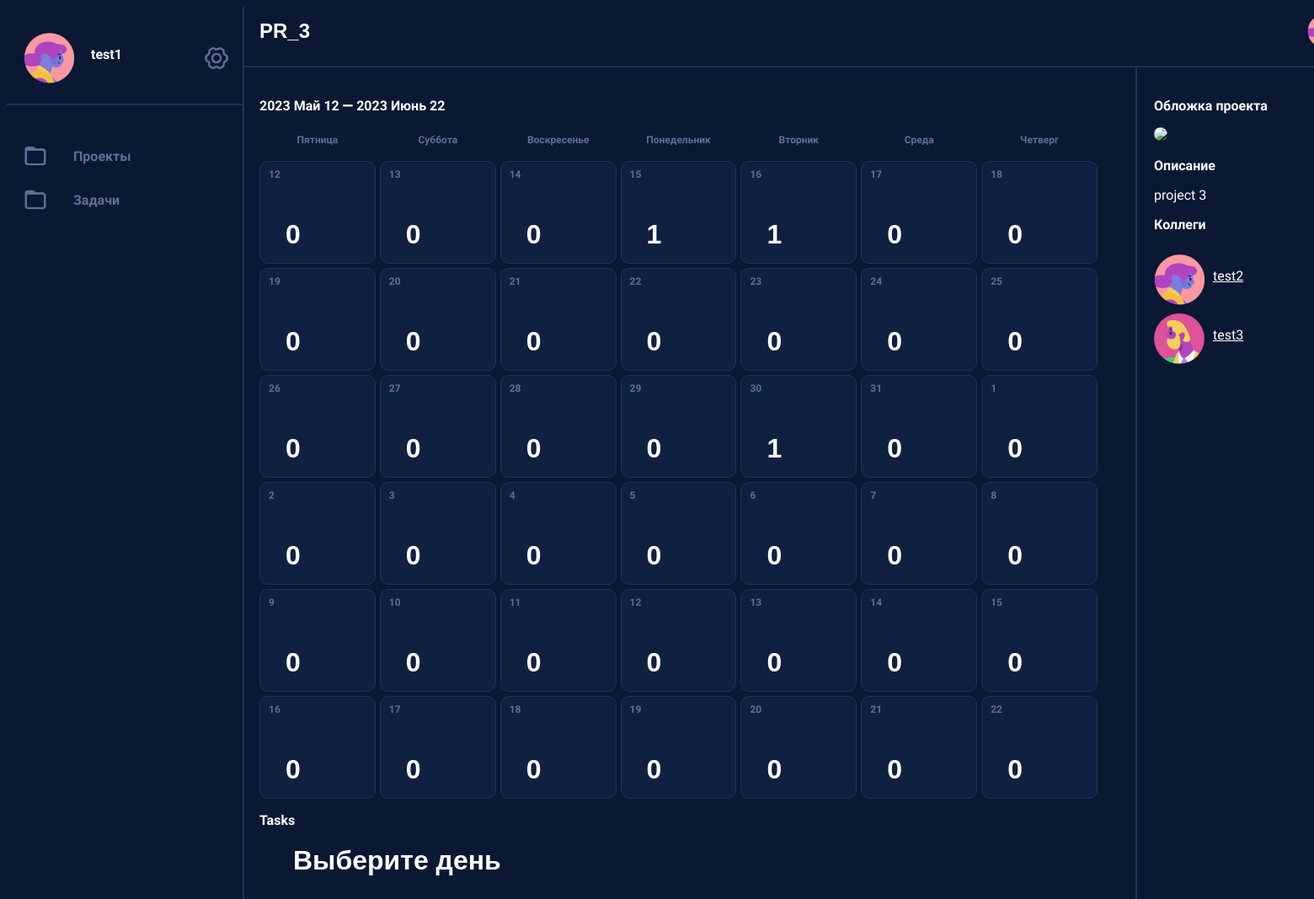
/project_view/3 (signed in), run on the app's committed database.
### data/users.py (models this page shows, shortened)
class User(SqlAlchemyBase, UserMixin, SerializerMixin):
    __tablename__ = 'users'
    id = sqlalchemy.Column(sqlalchemy.Integer, primary_key=True, autoincrement=True)
    login = sqlalchemy.Column(sqlalchemy.String, nullable=True)
    password = sqlalchemy.Column(sqlalchemy.String, nullable=True)
    email = sqlalchemy.Column(sqlalchemy.String, index=True, unique=True, nullable=True)
    phone = sqlalchemy.Column(sqlalchemy.String, index=True, unique=True, nullable=True)
    name = sqlalchemy.Column(sqlalchemy.String, nullable=True)
    birth_date = sqlalchemy.Column(sqlalchemy.DateTime, nullable=True)
    bio = sqlalchemy.Column(sqlalchemy.String, nullable=True)
    projects = sqlalchemy.Column(sqlalchemy.String, nullable=True, default=None)
    tasks = sqlalchemy.Column(sqlalchemy.String, nullable=True, default=None)
    picture = sqlalchemy.Column(sqlalchemy.Integer, nullable=True)

### data/projects.py (models this page shows)
class Project(SqlAlchemyBase, SerializerMixin):
    __tablename__ = 'Project'
    id = sqlalchemy.Column(sqlalchemy.Integer, primary_key=True, autoincrement=True)
    img = sqlalchemy.Column(sqlalchemy.Integer, default=1) #от 1 до 11
    title = sqlalchemy.Column(sqlalchemy.String, default='New Project')
    description = sqlalchemy.Column(sqlalchemy.String, default='')
    tasks = sqlalchemy.Column(sqlalchemy.String, default='') # ID через запятую ( 1, 4, 5 и тд)
    users = sqlalchemy.Column(sqlalchemy.String, nullable=True) # ID юзеров в проекте ( также через запятую )

### services/project_view.py (the view, shortened to what this page needs)
@blueprint.route('/project_view/<int:project_id>', methods=['GET', 'POST'])
def project_view(project_id):
    user_id = flask_login.current_user.id
    db_sess = session.create_session()
    project = db_sess.query(Project).get(project_id)
    user = db_sess.query(User).get(user_id)
    u = project.users.split(', ')
    if str(user_id) not in u:
        return redirect('/profile')
    task_list = {}
    collab_list = []
    tasks, dates = taking_tasks(user_id)
    today = datetime.datetime.now()
    weekday = today.weekday()
    delta_time1 = datetime.timedelta(days=42)
    days = {0: "Понедельник", 1: "Вторник", 2: "Среда", 3: "Четверг", 4: "Пятница", 5: "Суббота", 6: "Воскресенье"}
    months = ["Январь", "Февраль", "Март", "Апрель", "Май", "Июнь", "Июль", "Август", "Сентябрь", "Октябрь", "Ноябрь",
              "Декабрь"]
    print(project.tasks)
    if project.tasks:
        for i in project.tasks.split(', '):
            task = db_sess.query(Tasks).get(int(i))
            end = str(task.end_date).split()[0]
            end_date = datetime.date(int(end.split('-')[0]), int(end.split('-')[1]), int(end.split('-')[2]))
            for date_id in range(42):
                if today.date() <= end_date < today.date() + delta_time1 and date_id in task_list:
                    print(task.status)
                    task_list[(end_date - today.date()).days].append(
                        {'description': task.description, 'status': task.status, 'id': f"{task.id}"})
                elif today.date() <= end_date < today.date() + delta_time1:
                    task_list[(end_date - today.date()).days] = [
                        {'description': task.description, 'status': task.status, 'id': f"{task.id}"}]
    for i in project.users.split(', '):
        collaborator = db_sess.query(User).get(int(i))
        if int(i) != user_id:
            collab_list.append({'name': collaborator.name, 'img': list_of_avatars[collaborator.picture - 1], 'id': collaborator.id})
    print(task_list)
    return render_template('project_view.html', user_id=user_id, project_id=project_id, list_of_avatars=list_of_avatars,
                           avatar=user.picture-1, name=user.name, tasks=task_list, description=project.description,
                           title=project.title, img=list_of_img[project.img - 1], collaborators=collab_list, days=days,
                           dates=dates, months=months, len=len, curday=0, curmonth=0, weekday=weekday,
                           year_now=today.year, id=user.id)

### data/db_session.py (called while the page is built, shortened)
def global_init(db_file):
    global __factory
    if __factory:
        return

def create_session() -> Session:
    global __factory
    return __factory()

### funcs.py (called while the page is built)
@login_manager.user_loader
def load_user(user_id):
    return db_session.query(User).get(user_id)

### services/agenda.py (called while the page is built)
def taking_dates():
    today = datetime.date.today()
    spis1 = []
    spis2 = []
    spis1.append(today)
    spis2.append((today.month, today.day))
    for i in range(1, 42):
        date = datetime.date.today() + datetime.timedelta(days=i)
        spis1.append(date)
        spis2.append((date.month, date.day, date.year))
    return (spis1,
            spis2)  # spis1 - это даты для проверки задач ; spis2 возвращает список

def taking_tasks(user_id):
    session.global_init("db/blogs.db")
    db_sess = session.create_session()
    response = []
    for i in taking_dates()[0]:
        tasks = db_sess.query(Tasks).filter(Tasks.end_date == i, Tasks.users.like(f"%{str(user_id)},%")).all()
        response.append([i.description for i in tasks])
    return (response,
            taking_dates()[1])  # задачи и дни

### templates/project_view.html (shortened to what this page needs)
<!DOCTYPE html>
<html lang="en">
<head>
</head>
<body>
{% extends "base.html" %}
{% block content %}
<div class="viewport">
    <div class="project_view_header">
        <h2>{{title}}</h2>
        <div class="collaborators">
            {% for collaborator in collaborators %}
            <div class="collaborator">
                <img src={{collaborator['img']}}>
            </div>
            {% endfor %}
        </div>
    </div>
    <div class="columns">
        <div class="project_view_content">
            <h3>{{year_now}} {{months[dates[0][0] - 1]}} {{dates[0][1]}} ꟷ {{dates[-1][2]}} {{months[dates[-1][0] - 1]}}
                {{dates[-1][1]}}</h3>
            <div class="large_calendar">
                <div class="week_header">
                    {% for i in range(weekday, weekday + 7) %}
                    <div class="day">
                        <h4>{{days[i%7]}}</h4>
                    </div>
                    {% endfor %}
                </div>
                {% for i in range(6) %}
                <div class="week">
                    {% for j in range(7) %}
                    <div class="day">
                        <h4><a href="/project_view/{{project_id}}/{{7 * i + j}}">{{dates[7 * i + j][1]}}</a>
                        </h4>
                        <p>
                        <h1>{{len(tasks[i * 7 + j])}}</h1>
                    </div>
                    {% endfor %}
                </div>
                {% endfor %}
            </div>
            <h3>Tasks</h3>
            <div class="todo_list">
                {% if curday == 0 %}
                <h1>Выберите день</h1>
                {% endif %}
            </div>
        </div>
        <div class="project_info">
            <div class="project_description">
                <h3>Обложка проекта</h3>
                <img src={{img}}>
                <h3>Описание</h3>
                <p>{{description}}</p>
                <h3>Коллеги</h3>
                <div class="list_of_collaborators">
                    {% for collaborator in collaborators %}
                    <div class="linar_collaborator">
                        <img src={{collaborator['img']}}>
                        <a href="{{url_for('profile.profile1', user_id=collaborator['id'])}}" ><p>{{collaborator['name']}}</p></a>
                    </div>
                    {% endfor %}
                </div>
            </div>
        </div>
    </div>
</div>
{% endblock %}

### templates/base.html (shortened to what this page needs)
<!DOCTYPE html>
<html>
<head>
    <link href="/static/style.css" rel="stylesheet" type="text/css" />
</head>
<body class="base_aside">
    <aside>
        <div class="account_menu">
            <div class="profile_pic">
                <img src="{{list_of_avatars[avatar]}}">
            </div>
            <div class="greeting">
                <h3><a href="/profile/{{id}}">{{name}}</a></h3>
            </div>
            <div class="icon">
                <img src="/static/icons/settings.png">
            </div>
        </div>
        <div class="page_menu">
            <div class="page_element">
                <div class="icon">
                    <img src="/static/icons/folder.png">
                </div>
                <h4><a href="/projects">Проекты</a></h4>
            </div>
            <div class="page_element">
                <div class="icon">
                    <img src="/static/icons/folder.png">
                </div>
                <h4><a href="/tasks">Задачи</a></h4>
            </div>
        </div>
    </aside>
{% block content %}{% endblock %}
</body>
</html>

### static/style.css (style rules this page uses)
html, body { height: 100%; width: 100%; background-color: #0A1833; font-family: Nunito, Arial; display: flex; }
h1 { font-family: Arial; color: #FFF; }
h2 { font-family: Arial; color: #FFF; font-size: 24px; }
h4 { font-family: Nunito; font-size: 16px; color: #5C7099; }
h4 a { color: #5C7099; text-decoration: none; }
h3 { font-family: Nunito; font-size: 16px; color: #FFF; }
p { font-family: Nunito; font-size: 16px; color: #FFF; }
aside { padding-top: 1%; padding: 0%; max-width: 280px; border-width: 0px; border-right-width: 2px; border-style: solid; border-color: #1F3359; position: fixed; background-color: #0A1833; height: 100%; }
.account_menu { display: flex; margin-top: 4%; padding: 20px; margin-bottom: 40px; border-style: solid; border-color: #1F3359; border-width: 0px; border-bottom-width: 2px; }
.greeting { display: grid; margin-left: 20px; min-width: 130px; }
.profile_pic img { width: 60px; }
.page_menu { padding-left: 20px; margin-left: 5px; padding-bottom: 30px; border-style: solid; border-color: #1F3359; border-bottom: None; border-width: 0px; border-bottom-width: 2px; }
.page_element { display: flex; margin: -10px; }
.icon img { max-width: 60px; width: 40%; min-width: 30px; margin-left: 4px; margin-top: 15px; }
aside .icon img { margin-right: 120%; }
.viewport { display: grid; margin-left: 280px; width: 100%; }
.viewport h1 { margin-top: 20px; margin-left: 20px; margin-bottom: 40px; margin-right: 20px; }
.viewport h2 { margin-top: 15px; margin-left: 20px; margin-bottom: 20px; margin-right: 20px; }
h3 a { font-family: Nunito; font-size: 16px; color: #FFF; text-decoration: none; }
.project_view_header { display: flex; border-width: 2px; border-color: #1F3359; border-bottom-style: solid; height: 70px; }
.todo_list { margin-left: 20px; }
.project_info { display: grid; border-width: 2px; border-color: #1F3359; border-left-style: solid; width: 460px; height: 100%; padding: 20px; margin-left: 20px; }
.project_view_content { width: 1000px; padding: 20px; }
.columns { display: flex; }
.project_description img { width: 100%; border-radius: 10px; }
.collaborators { display: flex; margin-top: 5px; width: 150px; padding-left: 30px; }
.collaborators img { width: 40px; border-style: solid; border-width: 4px; border-radius: 30px; margin-left: -10px; border-color: #0A1833; }
.project_view_header h2 { width: 1200px; }
.list_of_collaborators { display: grid; }
.linar_collaborator { display: flex; width: 420px; margin-top: 10px; }
.linar_collaborator img { width: 60px; }
.linar_collaborator p { margin-left: 10px; }
.large_calendar .week { display: flex; margin-bottom: 5px; }
.large_calendar .week .day { display: grid; background-color: #102040; border-style: solid; border-width: 1px; border-radius: 10px; width: 140px; border-color: #1F3359; height: 100px; margin-right: 5px; padding: 10px; }
.large_calendar .week .day h4 { margin-top: -2px; font-size: 12px; }
.large_calendar .week .day p { font-size: 12px; margin-top: -2px; margin-left: 5px; text-align: center; }
.large_calendar .week_header { display: flex; margin-bottom: 5px; }
.large_calendar .week_header .day h4 { text-align: center; font-size: 12px; margin-top: -2px; color: #5C7099; }
.large_calendar .week_header .day { display: grid; width: 140px; height: 15px; margin-right: 5px; padding: 10px; }
a { color: #FFF; }

### data on the page
User: name "test1"
Project: title "PR_3", description "project 3"
User: shows a picture, name "test2"
User: shows a picture, name "test3"

### other printed values
{{ months[dates[0][0] - 1] }} "Май"
{{ dates[0][1] }} "12"
{{ dates[-1][2] }} "2023"
{{ months[dates[-1][0] - 1] }} "Июнь"
{{ dates[-1][1] }} "22"
{{ days[i%7] }} "Пятница" "Суббота" "Воскресенье" "Понедельник" "Вторник" "Среда" "Четверг"
{{ dates[7 * i + j][1] }} "12" "13" "14" "15" "16" "17" "18" "19" "20" "21" "22" "23" "24" "25" "26" "27" "28" "29" "30" "31" "1" "2" "3" "4" "5" "6" "7" "8" "9" "10" "11" "12" "13" "14" "15" "16" "17" "18" "19" "20" "21" "22"
{{ len(tasks[i * 7 + j]) }} "0" "0" "0" "1" "1" "0" "0" "0" "0" "0" "0" "0" "0" "0" "0" "0" "0" "0" "1" "0" "0" "0" "0" "0" "0" "0" "0" "0" "0" "0" "0" "0" "0" "0" "0" "0" "0" "0" "0" "0" "0" "0"
